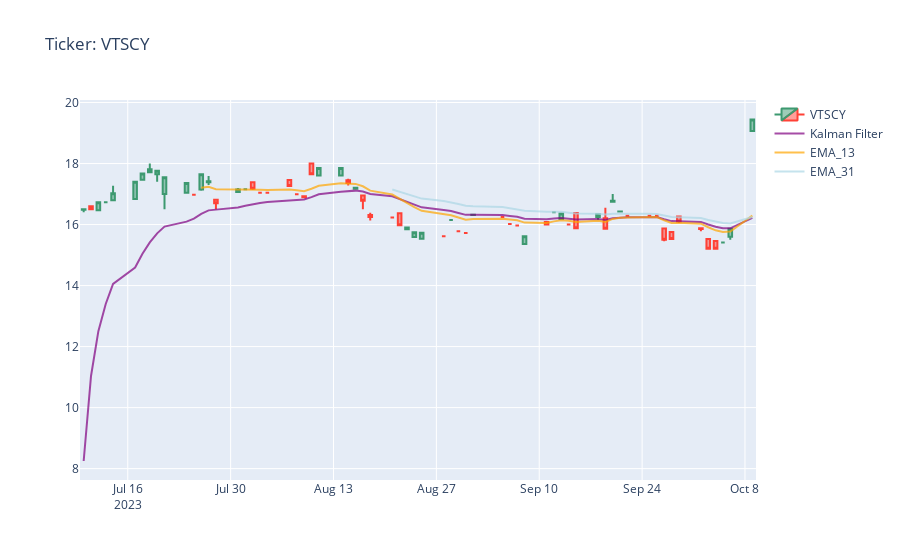
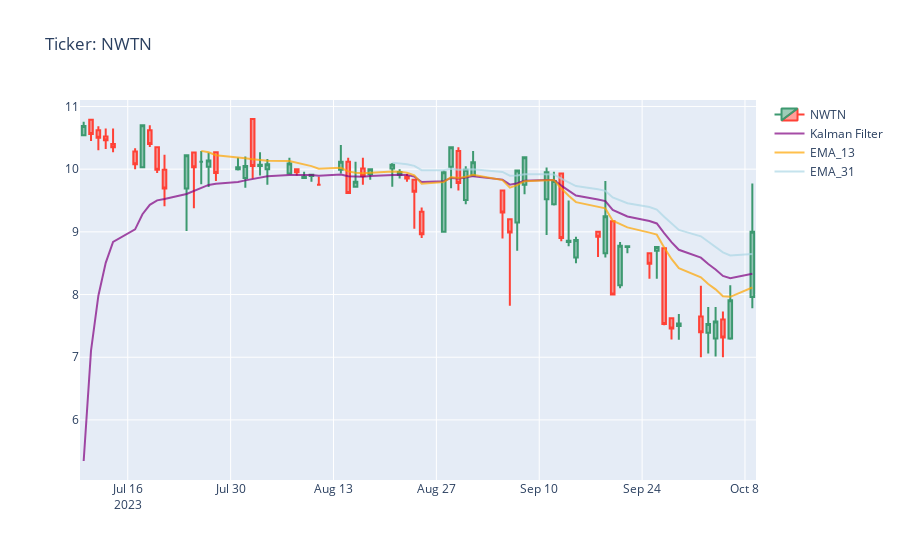
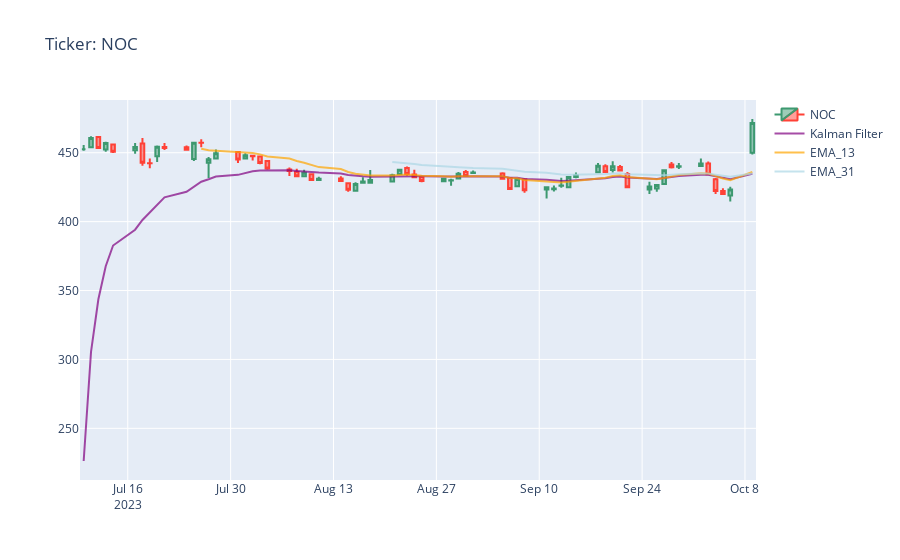
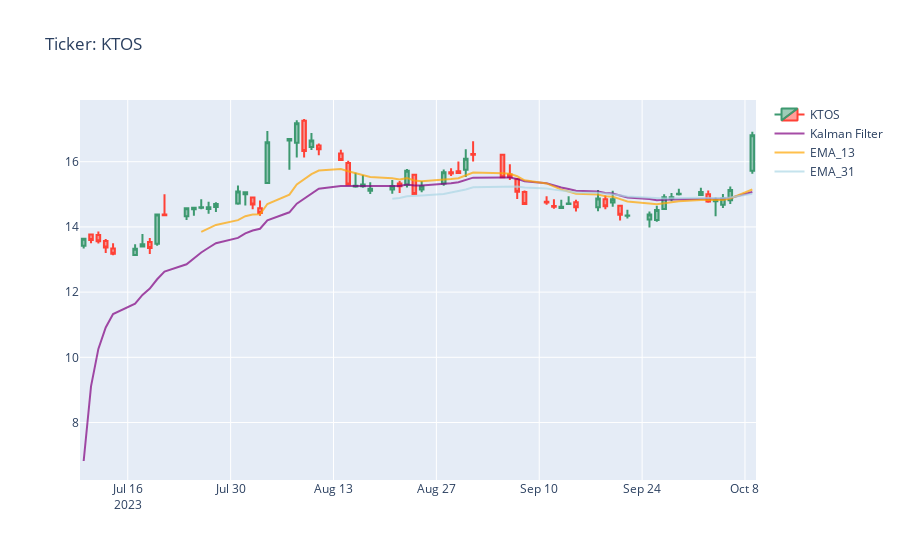

Notebook cell for these charts, in order:
### Code cell
# Plotly within a double nested for-loop. 
# This pulls from Yahoo's Gainers first page, then implements technical indicators to output forecasts, 
# RSI, choppiness, trend archers, & other conditionals to aid in decision making.

from plotly.offline import init_notebook_mode, iplot
init_notebook_mode(connected=True)

# Pull Yahoo's Top Gainers of Today - first page.

url = 'https://finance.yahoo.com/gainers'
headers = {
  'User-Agent': 'Mozilla/5.0 (Windows NT 10.0; rv:91.0) Gecko/20100101 Firefox/91.0'
}

ytext = requests.get(url,headers=headers).text
yroot = lxml.html.fromstring(ytext)
List = []
for x in yroot.xpath('//*[@id="fin-scr-res-table"]//a'):
    List.append({"top_movers":x.attrib['href'].split("/")[-1].split("?")[0]})
List = pd.DataFrame(List)

# calculating plotter
for i,v in [(v,yf.download(tickers=v, period='3mo', interval='1d')) for i,v in List.top_movers.items()]:
    try:
        calculate_symbol(v)
        print(f'\n\nTicker: {i}\n\n "Entry Point"  AMAT &  (EMA_13 > Kalman):',calculate_symbol(v)[8])
        print(' "Exit Point"  ~AMAT & ~(EMA_13 > Kalman):',calculate_symbol(v)[9])
        print('\n\nClose:',calculate_symbol(v)[1])
        print('Ichimoku 9-Day Forecast:',calculate_symbol(v)[2])
        print('Ichimoku 26-Day Forecast:',calculate_symbol(v)[3])
        print('Choppiness (%):',calculate_symbol(v)[4])
        print('RSI:',calculate_symbol(v)[5])
        print('Archer MA Trending:',calculate_symbol(v)[6])
        print('EMA14 > Kalman:',calculate_symbol(v)[7])
        print('Low > Kalman:',calculate_symbol(v)[10])
        plot(v.tail(90),i)
    except:pass
